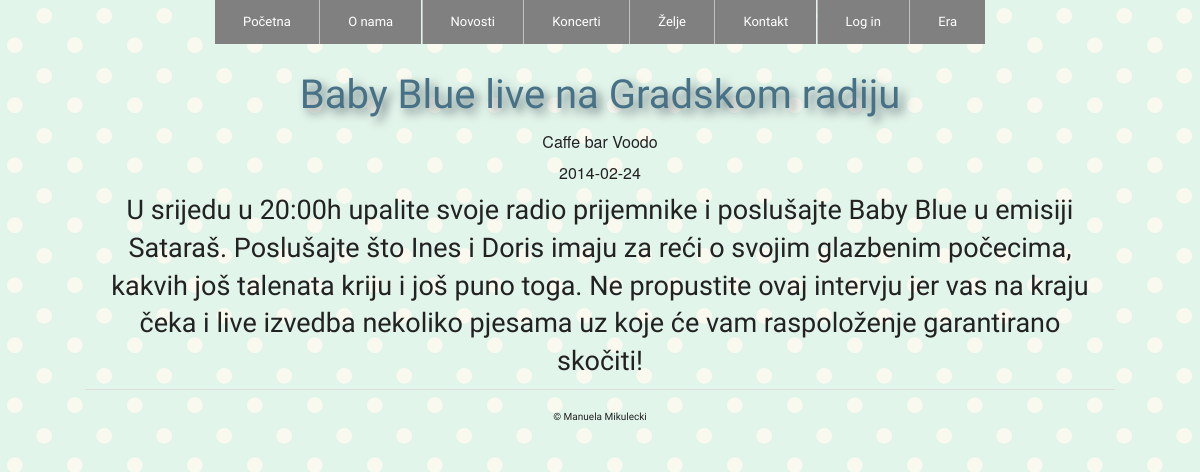
/opsirnijenovosti.php?sifra=2, run on the app's committed database.
### tables this page shows
create table novosti(
sifra int not null primary key auto_increment,
naslov varchar (100) not null,
datum date not null,
tekst varchar (5000) not null,
operater int);

create table koncert(
sifra int not null primary key auto_increment,
naziv varchar (200) not null,
datum datetime not null,
mjesto varchar (50) not null,
opis varchar (5000) not null,
operater int);

### opsirnijenovosti.php (the view, shortened to what this page needs)
<?php include_once 'head.php'; ?>
<body>
<?php include_once 'zaglavlje.php'; ?>
<div class="row">
      <?php
        $izraz = $veza -> prepare("select * from novosti where sifra=:sifra");
        $izraz -> execute(array(":sifra" => $_GET['sifra']));
        $objekt = $izraz -> fetch(PDO::FETCH_OBJ);
         $izraz = $veza -> prepare("select * from koncert where sifra=:sifra");
        $izraz -> execute(array(":sifra" => $_GET['sifra']));
        $rezultati = $izraz -> fetch(PDO::FETCH_OBJ);
      ?>
      <div class="large-12 columns">
        <div class="sve">
        <h4 class="sjena"><?php echo $objekt->naslov ?></h4>
        <h6><?php echo $rezultati->mjesto ?></h6>
        <h6><?php echo $objekt->datum ?></h6>
        <h3 class="opis"><?php echo $objekt->tekst ?></h3>
    </div>
    </div>
<?php include_once 'podnozje.php'; ?>
</body>
</html>

### css/stil1.css (style rules this page uses)
body { background-image: url('../pozadina1.png'); }
h4 { font-family: 'Open Sans Condensed', sans-serif; font-size: 40px; color:#477187; }
.sve { text-align: center; }
.sjena { text-shadow:5px 5px 10px #6C7B7F; }
.opis { font-family: 'PT Sans Narrow', sans-serif; }

### data on the page
novosti: naslov "Baby Blue live na Gradskom radiju", datum "2014-02-24", tekst "U srijedu u 20:00h upalite svoje radio prijemnike i poslušajte Baby Blue u emisiji Sataraš. Poslušajte što Ines i Doris imaju za reći o svojim glazbenim počecima, kakvih još talenata kriju i još puno toga. Ne propustite ovaj intervju jer vas na kraju čeka i live izvedba nekoliko pjesama uz koje će vam raspoloženje garantirano skočiti!"
koncert: mjesto "Caffe bar Voodo"
